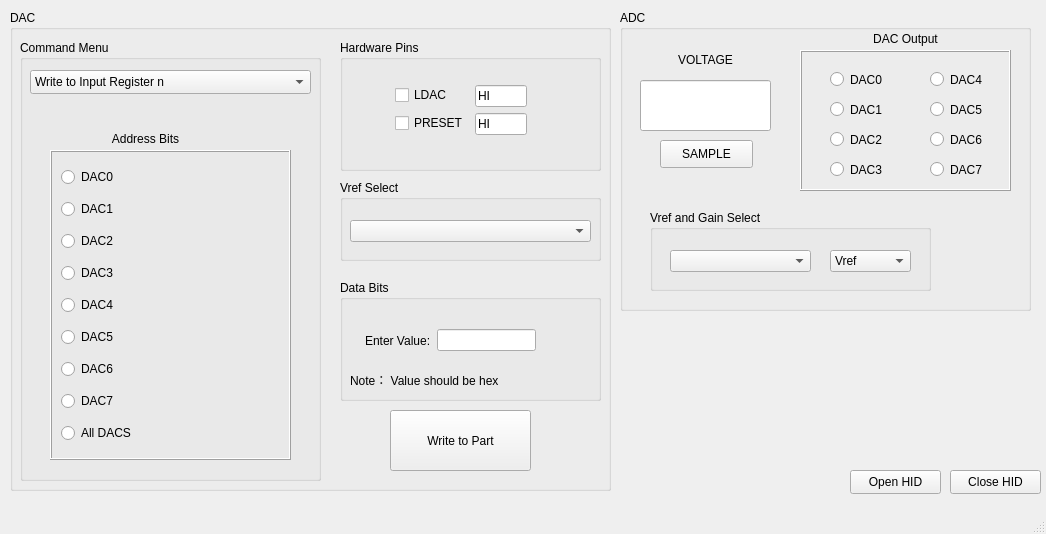
<?xml version="1.0" encoding="UTF-8"?>
<ui version="4.0">
 <class>MainWindow</class>
 <widget class="QMainWindow" name="MainWindow">
  <property name="geometry">
   <rect>
    <x>0</x>
    <y>0</y>
    <width>1046</width>
    <height>534</height>
   </rect>
  </property>
  <property name="windowTitle">
   <string>PI08 Demo</string>
  </property>
  <widget class="QWidget" name="centralwidget">
   <widget class="QPushButton" name="pushButton_openHid">
    <property name="geometry">
     <rect>
      <x>850</x>
      <y>470</y>
      <width>91</width>
      <height>24</height>
     </rect>
    </property>
    <property name="text">
     <string>Open HID</string>
    </property>
   </widget>
   <widget class="QPushButton" name="pushButton_closeHid">
    <property name="geometry">
     <rect>
      <x>950</x>
      <y>470</y>
      <width>91</width>
      <height>24</height>
     </rect>
    </property>
    <property name="text">
     <string>Close HID</string>
    </property>
   </widget>
   <widget class="QGroupBox" name="groupBox_4">
    <property name="geometry">
     <rect>
      <x>10</x>
      <y>10</y>
      <width>601</width>
      <height>481</height>
     </rect>
    </property>
    <property name="title">
     <string>DAC</string>
    </property>
    <widget class="QPushButton" name="pushButton_writePart">
     <property name="geometry">
      <rect>
       <x>380</x>
       <y>400</y>
       <width>141</width>
       <height>61</height>
      </rect>
     </property>
     <property name="text">
      <string>Write to Part</string>
     </property>
    </widget>
    <widget class="QGroupBox" name="groupBox">
     <property name="geometry">
      <rect>
       <x>10</x>
       <y>30</y>
       <width>301</width>
       <height>441</height>
      </rect>
     </property>
     <property name="title">
      <string>Command Menu</string>
     </property>
     <widget class="QComboBox" name="comboBox_regUpdate">
      <property name="geometry">
       <rect>
        <x>10</x>
        <y>30</y>
        <width>281</width>
        <height>24</height>
       </rect>
      </property>
      <item>
       <property name="text">
        <string>Write to Input Register n</string>
       </property>
      </item>
      <item>
       <property name="text">
        <string>Update DAC Registet n</string>
       </property>
      </item>
      <item>
       <property name="text">
        <string>Write Input n and Update All</string>
       </property>
      </item>
      <item>
       <property name="text">
        <string>Write and Update Register n</string>
       </property>
      </item>
      <item>
       <property name="text">
        <string>Power Down Operating Mode</string>
       </property>
      </item>
      <item>
       <property name="text">
        <string>Power Down to GND with 1K</string>
       </property>
      </item>
      <item>
       <property name="text">
        <string>Power Down to GND with 10K</string>
       </property>
      </item>
      <item>
       <property name="text">
        <string>Power Down to HI-Z</string>
       </property>
      </item>
      <item>
       <property name="text">
        <string>Clear to 0x0000</string>
       </property>
      </item>
      <item>
       <property name="text">
        <string>Clear to 0x8000</string>
       </property>
      </item>
      <item>
       <property name="text">
        <string>Clear to 0xFFFF</string>
       </property>
      </item>
      <item>
       <property name="text">
        <string>Clear No Operation</string>
       </property>
      </item>
      <item>
       <property name="text">
        <string>Set LDAC Channel</string>
       </property>
      </item>
      <item>
       <property name="text">
        <string>Chip Reset</string>
       </property>
      </item>
     </widget>
     <widget class="QLabel" name="label">
      <property name="geometry">
       <rect>
        <x>70</x>
        <y>90</y>
        <width>111</width>
        <height>18</height>
       </rect>
      </property>
      <property name="text">
       <string>Address Bits</string>
      </property>
      <property name="alignment">
       <set>Qt::AlignCenter</set>
      </property>
     </widget>
     <widget class="QFrame" name="frame">
      <property name="geometry">
       <rect>
        <x>30</x>
        <y>110</y>
        <width>241</width>
        <height>310</height>
       </rect>
      </property>
      <property name="frameShape">
       <enum>QFrame::Box</enum>
      </property>
      <property name="frameShadow">
       <enum>QFrame::Raised</enum>
      </property>
      <layout class="QVBoxLayout" name="verticalLayout">
       <property name="rightMargin">
        <number>11</number>
       </property>
       <item>
        <widget class="QRadioButton" name="radioButton_dac0">
         <property name="text">
          <string>DAC0</string>
         </property>
        </widget>
       </item>
       <item>
        <widget class="QRadioButton" name="radioButton_dac1">
         <property name="text">
          <string>DAC1</string>
         </property>
        </widget>
       </item>
       <item>
        <widget class="QRadioButton" name="radioButton_dac2">
         <property name="text">
          <string>DAC2</string>
         </property>
        </widget>
       </item>
       <item>
        <widget class="QRadioButton" name="radioButton_dac3">
         <property name="text">
          <string>DAC3</string>
         </property>
        </widget>
       </item>
       <item>
        <widget class="QRadioButton" name="radioButton_dac4">
         <property name="text">
          <string>DAC4</string>
         </property>
        </widget>
       </item>
       <item>
        <widget class="QRadioButton" name="radioButton_dac5">
         <property name="text">
          <string>DAC5</string>
         </property>
        </widget>
       </item>
       <item>
        <widget class="QRadioButton" name="radioButton_dac6">
         <property name="text">
          <string>DAC6</string>
         </property>
        </widget>
       </item>
       <item>
        <widget class="QRadioButton" name="radioButton_dac7">
         <property name="text">
          <string>DAC7</string>
         </property>
        </widget>
       </item>
       <item>
        <widget class="QRadioButton" name="radioButton_allDac">
         <property name="text">
          <string>All DACS</string>
         </property>
        </widget>
       </item>
      </layout>
     </widget>
    </widget>
    <widget class="QGroupBox" name="groupBox_2">
     <property name="geometry">
      <rect>
       <x>330</x>
       <y>30</y>
       <width>261</width>
       <height>131</height>
      </rect>
     </property>
     <property name="title">
      <string>Hardware Pins</string>
     </property>
     <widget class="QWidget" name="layoutWidget">
      <property name="geometry">
       <rect>
        <x>50</x>
        <y>40</y>
        <width>142</width>
        <height>65</height>
       </rect>
      </property>
      <layout class="QFormLayout" name="formLayout">
       <property name="leftMargin">
        <number>5</number>
       </property>
       <property name="topMargin">
        <number>5</number>
       </property>
       <property name="rightMargin">
        <number>5</number>
       </property>
       <property name="bottomMargin">
        <number>5</number>
       </property>
       <item row="0" column="1">
        <widget class="QLineEdit" name="lineEdit_ldac">
         <property name="text">
          <string>HI</string>
         </property>
         <property name="readOnly">
          <bool>true</bool>
         </property>
        </widget>
       </item>
       <item row="1" column="0">
        <widget class="QCheckBox" name="checkBox_preset">
         <property name="text">
          <string>PRESET</string>
         </property>
        </widget>
       </item>
       <item row="1" column="1">
        <widget class="QLineEdit" name="lineEdit_clr">
         <property name="text">
          <string>HI</string>
         </property>
         <property name="readOnly">
          <bool>true</bool>
         </property>
        </widget>
       </item>
       <item row="0" column="0">
        <widget class="QCheckBox" name="checkBox_ldac">
         <property name="text">
          <string>LDAC</string>
         </property>
        </widget>
       </item>
      </layout>
     </widget>
    </widget>
    <widget class="QGroupBox" name="groupBox_3">
     <property name="geometry">
      <rect>
       <x>330</x>
       <y>270</y>
       <width>261</width>
       <height>121</height>
      </rect>
     </property>
     <property name="title">
      <string>Data Bits</string>
     </property>
     <widget class="QWidget" name="layoutWidget">
      <property name="geometry">
       <rect>
        <x>20</x>
        <y>40</y>
        <width>181</width>
        <height>41</height>
       </rect>
      </property>
      <layout class="QHBoxLayout" name="horizontalLayout">
       <property name="leftMargin">
        <number>5</number>
       </property>
       <property name="topMargin">
        <number>5</number>
       </property>
       <property name="rightMargin">
        <number>5</number>
       </property>
       <property name="bottomMargin">
        <number>5</number>
       </property>
       <item>
        <widget class="QLabel" name="label_2">
         <property name="text">
          <string>Enter Value:</string>
         </property>
        </widget>
       </item>
       <item>
        <widget class="QLineEdit" name="lineEdit_value"/>
       </item>
      </layout>
     </widget>
     <widget class="QLabel" name="label_5">
      <property name="geometry">
       <rect>
        <x>10</x>
        <y>90</y>
        <width>221</width>
        <height>20</height>
       </rect>
      </property>
      <property name="text">
       <string>Note： Value should be hex</string>
      </property>
      <property name="alignment">
       <set>Qt::AlignLeading|Qt::AlignLeft|Qt::AlignVCenter</set>
      </property>
     </widget>
    </widget>
    <widget class="QGroupBox" name="groupBox_6">
     <property name="geometry">
      <rect>
       <x>330</x>
       <y>170</y>
       <width>261</width>
       <height>81</height>
      </rect>
     </property>
     <property name="title">
      <string>Vref Select</string>
     </property>
     <widget class="QWidget" name="layoutWidget">
      <property name="geometry">
       <rect>
        <x>10</x>
        <y>40</y>
        <width>241</width>
        <height>23</height>
       </rect>
      </property>
      <layout class="QHBoxLayout" name="horizontalLayout_2" stretch="1">
       <property name="spacing">
        <number>21</number>
       </property>
       <item>
        <widget class="QComboBox" name="comboBox_dacVref">
         <item>
          <property name="text">
           <string/>
          </property>
         </item>
         <item>
          <property name="text">
           <string>Internal Vref</string>
          </property>
         </item>
         <item>
          <property name="text">
           <string>External Vref</string>
          </property>
         </item>
        </widget>
       </item>
      </layout>
     </widget>
    </widget>
   </widget>
   <widget class="QGroupBox" name="groupBox_5">
    <property name="geometry">
     <rect>
      <x>620</x>
      <y>10</y>
      <width>411</width>
      <height>301</height>
     </rect>
    </property>
    <property name="title">
     <string>ADC</string>
    </property>
    <widget class="QPushButton" name="pushButton_adcSample">
     <property name="geometry">
      <rect>
       <x>40</x>
       <y>130</y>
       <width>93</width>
       <height>28</height>
      </rect>
     </property>
     <property name="text">
      <string>SAMPLE</string>
     </property>
    </widget>
    <widget class="QFrame" name="frame_2">
     <property name="geometry">
      <rect>
       <x>180</x>
       <y>40</y>
       <width>211</width>
       <height>141</height>
      </rect>
     </property>
     <property name="frameShape">
      <enum>QFrame::Box</enum>
     </property>
     <property name="frameShadow">
      <enum>QFrame::Raised</enum>
     </property>
     <widget class="QRadioButton" name="radioButton_adcDac5">
      <property name="geometry">
       <rect>
        <x>130</x>
        <y>50</y>
        <width>61</width>
        <height>19</height>
       </rect>
      </property>
      <property name="text">
       <string>DAC5</string>
      </property>
     </widget>
     <widget class="QRadioButton" name="radioButton_adcDac6">
      <property name="geometry">
       <rect>
        <x>130</x>
        <y>80</y>
        <width>61</width>
        <height>19</height>
       </rect>
      </property>
      <property name="text">
       <string>DAC6</string>
      </property>
     </widget>
     <widget class="QRadioButton" name="radioButton_adcDac3">
      <property name="geometry">
       <rect>
        <x>30</x>
        <y>110</y>
        <width>61</width>
        <height>19</height>
       </rect>
      </property>
      <property name="text">
       <string>DAC3</string>
      </property>
     </widget>
     <widget class="QRadioButton" name="radioButton_adcDac7">
      <property name="geometry">
       <rect>
        <x>130</x>
        <y>110</y>
        <width>61</width>
        <height>19</height>
       </rect>
      </property>
      <property name="text">
       <string>DAC7</string>
      </property>
     </widget>
     <widget class="QRadioButton" name="radioButton_adcDac4">
      <property name="geometry">
       <rect>
        <x>130</x>
        <y>20</y>
        <width>61</width>
        <height>19</height>
       </rect>
      </property>
      <property name="text">
       <string>DAC4</string>
      </property>
     </widget>
     <widget class="QRadioButton" name="radioButton_adcDac2">
      <property name="geometry">
       <rect>
        <x>30</x>
        <y>80</y>
        <width>61</width>
        <height>19</height>
       </rect>
      </property>
      <property name="text">
       <string>DAC2</string>
      </property>
     </widget>
     <widget class="QRadioButton" name="radioButton_adcDac0">
      <property name="geometry">
       <rect>
        <x>30</x>
        <y>20</y>
        <width>61</width>
        <height>19</height>
       </rect>
      </property>
      <property name="text">
       <string>DAC0</string>
      </property>
     </widget>
     <widget class="QRadioButton" name="radioButton_adcDac1">
      <property name="geometry">
       <rect>
        <x>30</x>
        <y>50</y>
        <width>61</width>
        <height>19</height>
       </rect>
      </property>
      <property name="text">
       <string>DAC1</string>
      </property>
     </widget>
    </widget>
    <widget class="QLineEdit" name="lineEdit_adcData">
     <property name="geometry">
      <rect>
       <x>20</x>
       <y>70</y>
       <width>131</width>
       <height>51</height>
      </rect>
     </property>
    </widget>
    <widget class="QLabel" name="label_4">
     <property name="geometry">
      <rect>
       <x>40</x>
       <y>40</y>
       <width>91</width>
       <height>20</height>
      </rect>
     </property>
     <property name="text">
      <string>VOLTAGE</string>
     </property>
     <property name="alignment">
      <set>Qt::AlignCenter</set>
     </property>
    </widget>
    <widget class="QLabel" name="label_3">
     <property name="geometry">
      <rect>
       <x>230</x>
       <y>20</y>
       <width>111</width>
       <height>18</height>
      </rect>
     </property>
     <property name="text">
      <string>DAC Output</string>
     </property>
     <property name="alignment">
      <set>Qt::AlignCenter</set>
     </property>
    </widget>
    <widget class="QGroupBox" name="groupBox_7">
     <property name="geometry">
      <rect>
       <x>30</x>
       <y>200</y>
       <width>281</width>
       <height>81</height>
      </rect>
     </property>
     <property name="title">
      <string>Vref and Gain Select</string>
     </property>
     <widget class="QComboBox" name="comboBox_adcVref">
      <property name="geometry">
       <rect>
        <x>20</x>
        <y>40</y>
        <width>141</width>
        <height>22</height>
       </rect>
      </property>
      <item>
       <property name="text">
        <string/>
       </property>
      </item>
      <item>
       <property name="text">
        <string>Internal Vref</string>
       </property>
      </item>
      <item>
       <property name="text">
        <string>External Vref</string>
       </property>
      </item>
     </widget>
     <widget class="QComboBox" name="comboBox_adcGain">
      <property name="geometry">
       <rect>
        <x>180</x>
        <y>40</y>
        <width>81</width>
        <height>22</height>
       </rect>
      </property>
      <item>
       <property name="text">
        <string>Vref</string>
       </property>
      </item>
      <item>
       <property name="text">
        <string>Vref*2</string>
       </property>
      </item>
     </widget>
    </widget>
   </widget>
  </widget>
  <widget class="QStatusBar" name="statusbar"/>
 </widget>
 <resources/>
 <connections/>
</ui>
